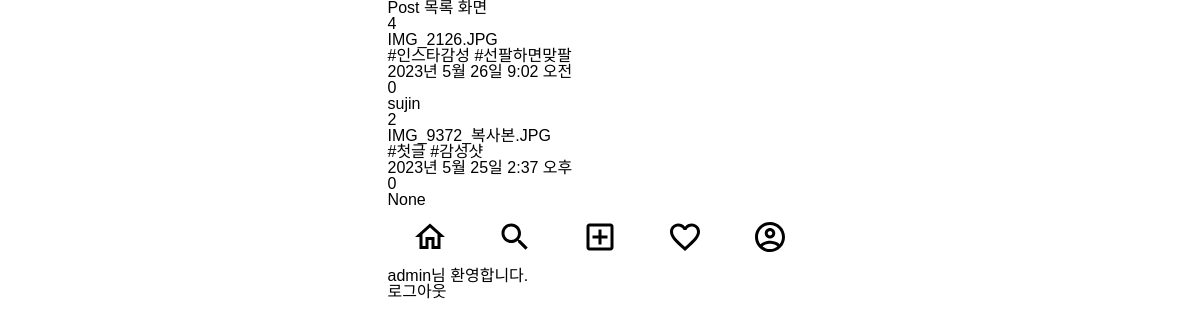
The app's page /cbv/ (signed in) with its own data.
### posts/models.py (models this page shows)
class Post(models.Model):
    image = models.ImageField(verbose_name='이미지', null=True, blank=True)
    content = models.TextField(verbose_name='내용')
    created_at = models.DateTimeField(verbose_name='작성일', auto_now_add=True)
    view_count = models.IntegerField(verbose_name='조회수', default=0)
    writer = models.ForeignKey(to=User, on_delete=models.CASCADE, null=True, blank=True)

### users/models.py (models this page shows)
class User(AbstractUser): # AbstractUser 상속
    phone = models.CharField(verbose_name='전화번호', max_length=11)
    objects = UserManager()

### posts/views.py (the view)
# urls.py: path('cbv/', class_view.as_view()),
class class_view(ListView):
    model = Post
    ordering = ['-id']

### templates/posts/post_list.html (shortened to what this page needs)
{% extends 'base.html' %}
{% block content %}
<h1>Post 목록 화면</h1>
{% for post in post_list %}
    <div>
        {{ post.id }}<br>
        {{ post.image}}<br>
        {{ post.content }}<br>
        {{ post.created_at }}<br>
        {{ post.view_count }}<br>
        {{ post.writer }}<br>
    </div>
{% endfor %}
{% endblock %}

### templates/base.html (shortened to what this page needs)
{% load static %}
<!DOCTYPE html>
<html lang="ko">
<head>
    <link rel="stylesheet" href="{% static 'css/reset.css' %}">
    <link rel="stylesheet" href="{% static 'css/index.css' %}">
</head>
<body class="container">
    <div>
    {% block content %}
    {% endblock %}
    </div>
    <div>
        <nav>
            <ul class="bottom-menu-group">
                <li>
                    <a href="{% url 'index' %}">
                        <img src="{% static 'icons/home_outlined_black_36dp.svg'%}" alt="홈">
                    </a>
                </li>
                <li>
                    <img src="{% static 'icons/search_outlined_black_36dp.svg' %}" alt="검색">
                </li>
                <li>
                    <a href="{% url 'posts:post-create' %}">
                        <img src="{% static 'icons/add_box_outlined_black_36dp.svg' %}" alt="글쓰기">
                    </a>
                </li>
                <li>
                    <img src="{% static 'icons/favorite_outlined_black_36dp.svg' %}" alt="좋아요">
                </li>
                <li>
                    <img src="{% static 'icons/account_circle_outlined_black_36dp.svg' %}" alt="프로필">
                </li>
            </ul>
        </nav>
    </div>
    {% if request.user.is_authenticated %}
        <div>
            {{ user.username }}님 환영합니다.
        </div>
        <a href="{% url 'accounts:logout' %}">로그아웃</a>
    {% else %}
    <a href="{% url 'accounts:login' %}">로그인</a>
    <a href="{% url 'accounts:signup' %}">회원가입</a>
    {% endif %}
</body>
</html>

### static/css/index.css (style rules this page uses)
.container { display: flex; flex-direction: column; max-width: 425px; }
body { font-family: 'Noto Sans KR', sans-serif; margin: 0 auto 60px auto; }
.bottom-menu-group { display: flex; height: 60px; align-items: center; justify-content: space-around; background-color: #FFFFFF; }

### records on screen
Post: id "4", image "IMG_2126.JPG", content "#인스타감성 #선팔하면맞팔", created_at "2023년 5월 26일 9:02 오전", view_count "0", writer "sujin"
Post: id "2", image "IMG_9372_복사본.JPG", content "#첫글 #감성샷", created_at "2023년 5월 25일 2:37 오후", view_count "0", writer "None"
User: username "admin"
